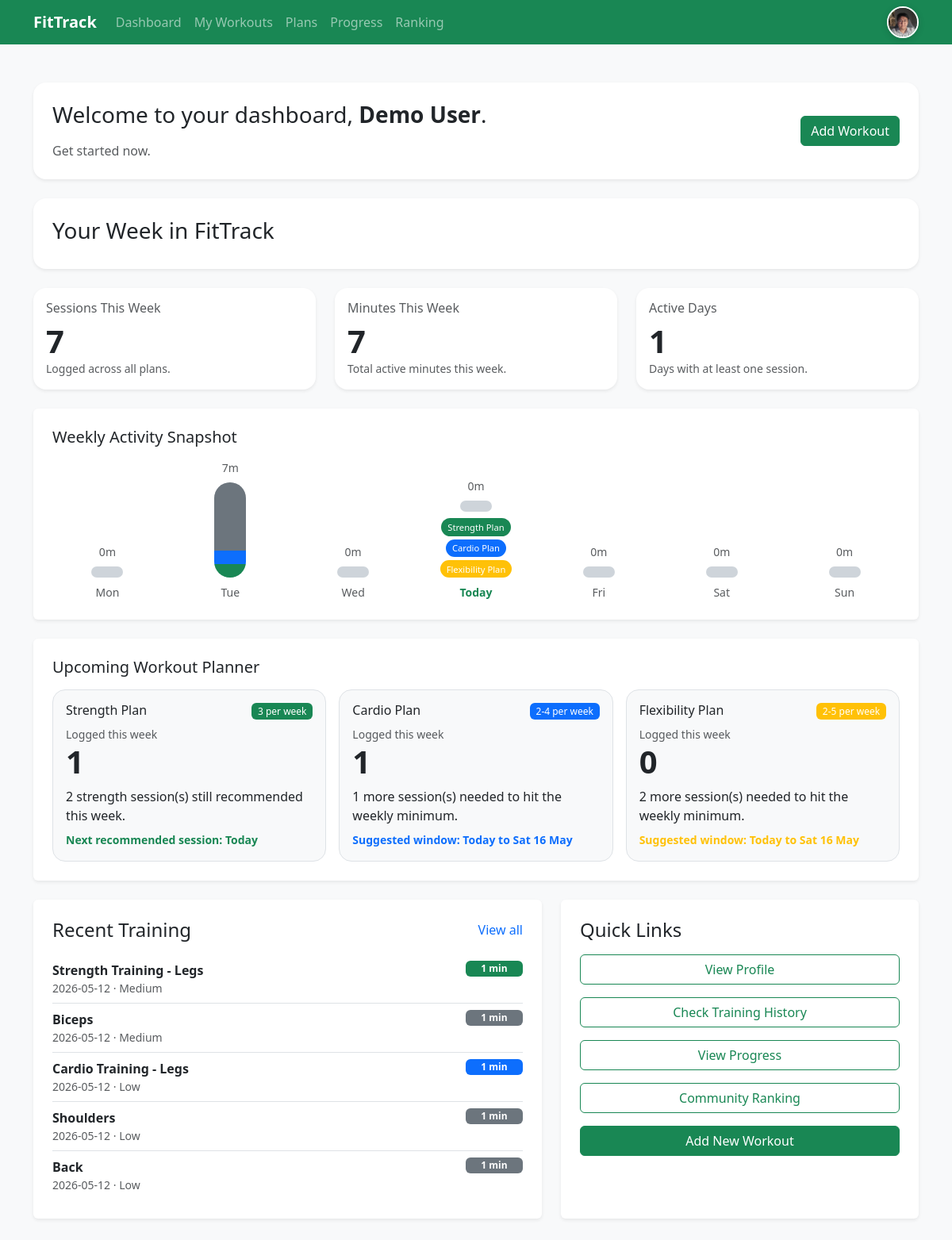
The app's page /dashboard (signed in) with its own data.
### app.py (models this page shows, shortened)
class User(db.Model):
    __tablename__ = "users"
    id = db.Column(db.Integer, primary_key=True)
    name = db.Column(db.String(100), nullable=False)
    email = db.Column(db.String(120), unique=True, nullable=False)
    password_hash = db.Column(db.String(255), nullable=False)
    goal = db.Column(db.String(200), nullable=True)
    member_since = db.Column(db.String(50), nullable=True)
    location = db.Column(db.String(100), nullable=True)
    avatar_filename = db.Column(db.String(255), nullable=True)
    workouts = db.relationship(
        "Workout",
        backref="owner",
        lazy=True,
        cascade="all, delete-orphan"
    )

class Workout(db.Model):
    __tablename__ = "workouts"
    id = db.Column(db.Integer, primary_key=True)
    date = db.Column(db.String(20), nullable=False)
    type = db.Column(db.String(50), nullable=False)
    duration = db.Column(db.Integer, nullable=False)
    intensity = db.Column(db.String(20), nullable=False)
    notes = db.Column(db.Text, nullable=True)
    started_at = db.Column(db.DateTime, nullable=True)
    finished_at = db.Column(db.DateTime, nullable=True)
    user_id = db.Column(db.Integer, db.ForeignKey("users.id"), nullable=False)
    sets = db.relationship(
        "WorkoutSet",
        backref="workout",
        lazy=True,
        cascade="all, delete-orphan"
    )

### app.py (the view)
@app.route("/dashboard")
def dashboard():
    if not is_logged_in():
        return redirect(url_for("login"))
    user = current_user()
    if user is None:
        session.clear()
        return redirect(url_for("login"))
    recent_workout_objects = (
        Workout.query
        .filter_by(user_id=user.id)
        .order_by(Workout.date.desc(), Workout.id.desc())
        .limit(5)
        .all()
    )
    recent_workouts = [workout_to_dict(workout) for workout in recent_workout_objects]
    weekly_summary = get_weekly_activity_summary(user)
    upcoming_plan_cards = get_upcoming_plan_cards(user)
    for day in weekly_summary["chart_days"]:
        day["recommendations"] = []
    for card in upcoming_plan_cards:
        idx = card.get("recommended_day_index")
        if idx is not None and 0 <= idx < len(weekly_summary["chart_days"]):
            weekly_summary["chart_days"][idx]["recommendations"].append({
                "label": card["label"],
                "theme": card["theme"],
            })
    return render_template(
        "dashboard.html",
        email=user.email,
        profile=user_to_profile_dict(user),
        recent_workouts=recent_workouts,
        weekly_summary=weekly_summary,
        upcoming_plan_cards=upcoming_plan_cards,
    )

### templates/dashboard.html (shortened to what this page needs)
<!doctype html>
<html lang="en">
<head>
    <link
        href="https://cdn.jsdelivr.net/npm/bootstrap@5.3.3/dist/css/bootstrap.min.css"
        rel="stylesheet"
    >
    <link
        rel="stylesheet"
        href="{{ url_for('static', filename='css/styles.css') }}"
    >
</head>
<body class="bg-light">
    <header>
        <nav class="navbar navbar-expand-lg navbar-dark bg-success">
            <div class="container">
                <a class="navbar-brand fw-bold" href="{{ url_for('home') }}">FitTrack</a>
                <div class="collapse navbar-collapse" id="appNav">
                    <ul class="navbar-nav me-auto align-items-lg-center">
                        <li class="nav-item">
                            <a class="nav-link" href="{{ url_for('dashboard') }}">Dashboard</a>
                        </li>
                        <li class="nav-item">
                            <a class="nav-link" href="{{ url_for('workouts') }}">My Workouts</a>
                        </li>
                        <li class="nav-item">
                            <a class="nav-link" href="{{ url_for('plans') }}">Plans</a>
                        </li>
                        <li class="nav-item">
                            <a class="nav-link" href="{{ url_for('progress') }}">Progress</a>
                        </li>
                        <li class="nav-item">
                            <a class="nav-link" href="{{ url_for('ranking') }}">Ranking</a>
                        </li>
                    </ul>
                    <div class="d-flex align-items-center mt-3 mt-lg-0">
                        <div class="dropdown">
                            <button
                                class="btn p-0 border-0 bg-transparent profile-dropdown-toggle"
                                type="button"
                                data-bs-toggle="dropdown"
                                aria-expanded="false"
                                aria-label="Open profile menu"
                            >
                                {% if nav_profile and nav_profile.avatar_filename %}
                                    <img
                                        src="{{ url_for('static', filename='uploads/' ~ nav_profile.avatar_filename) }}"
                                        alt="Profile"
                                        class="profile-icon"
                                    >
                                {% endif %}
                            </button>
                        </div>
                    </div>
                </div>
            </div>
        </nav>
    </header>
    <main class="py-5">
        <div class="container">
            <section class="mb-4">
                <div class="card shadow-sm border-0 hero-card">
                    <div class="card-body p-4">
                        <div class="row align-items-center g-3">
                            <div class="col-lg-8">
                                <h1 class="h3 mb-2">Welcome to your dashboard, <strong>{{ profile.name }}</strong>.</p> </h1>
                                <p class="mb-0 text-muted">Get started now.</p>
                            </div>
                            <div class="col-lg-4 text-lg-end">
                                <a href="{{ url_for('add_workout') }}" class="btn btn-success">Add Workout</a>
                            </div>
                        </div>
                    </div>
                </div>
            </section>
            <section class="mb-4">
                <div class="card shadow-sm border-0 hero-card">
                    <div class="card-body p-4">
                        <div class="row align-items-center g-3">
                            <div class="col-lg-8">
                                <h1 class="h3 mb-2">Your Week in FitTrack</h1>
                            </div>
                        </div>
                    </div>
                </div>
            </section>
            <section class="mb-4">
                <div class="row g-4">
                    <div class="col-md-4">
                        <div class="card shadow-sm border-0 h-100 dashboard-info-card">
                            <div class="card-body">
                                <h2 class="h6 text-muted mb-2">Sessions This Week</h2>
                                <div class="display-6 fw-bold">{{ weekly_summary.total_sessions }}</div>
                                <p class="mb-0 text-muted small">Logged across all plans.</p>
                            </div>
                        </div>
                    </div>
                    <div class="col-md-4">
                        <div class="card shadow-sm border-0 h-100 dashboard-info-card">
                            <div class="card-body">
                                <h2 class="h6 text-muted mb-2">Minutes This Week</h2>
                                <div class="display-6 fw-bold">{{ weekly_summary.total_minutes }}</div>
                                <p class="mb-0 text-muted small">Total active minutes this week.</p>
                            </div>
                        </div>
                    </div>
                    <div class="col-md-4">
                        <div class="card shadow-sm border-0 h-100 dashboard-info-card">
                            <div class="card-body">
                                <h2 class="h6 text-muted mb-2">Active Days</h2>
                                <div class="display-6 fw-bold">{{ weekly_summary.active_days }}</div>
                                <p class="mb-0 text-muted small">Days with at least one session.</p>
                            </div>
                        </div>
                    </div>
                </div>
            </section>
            <section class="mb-4">
                <div class="card shadow-sm border-0">
                    <div class="card-body p-4">
                        <h2 class="h5 mb-3">Weekly Activity Snapshot</h2>
                        <div class="weekly-bars">
                            {% for day in weekly_summary.chart_days %}
                                <div class="weekly-bar-col text-center">
                                    <div class="weekly-bar-value small text-muted mb-2">
                                        {{ day.total_minutes }}m
                                    </div>
                                    <div class="weekly-bar-track mx-auto" style="height: {{ day.bar_height }}px;">
                                        {% for segment in day.segments %}
                                            <div
                                                class="weekly-bar-segment {{ segment.class }}"
                                                style="height: {{ segment.percent }}%;"
                                            ></div>
                                        {% endfor %}
                                    </div>
                                    {% if day.recommendations %}
                                        <div class="weekly-rec-tags mt-2">
                                            {% for rec in day.recommendations %}
                                                <span class="weekly-rec-tag bg-{{ rec.theme }}">
                                                    {{ rec.label }}
                                                </span>
                                            {% endfor %}
                                        </div>
                                    {% endif %}
                                    <div class="small mt-2 {% if day.is_today %}text-success fw-semibold{% else %}text-muted{% endif %}">
                                        {{ day.label }}
                                    </div>
                                </div>
                            {% endfor %}
                        </div>
                    </div>
                </div>
            </section>
            <section class="mb-4">
                <div class="card shadow-sm border-0">
                    <div class="card-body p-4">
                        <h2 class="h5 mb-3">Upcoming Workout Planner</h2>
                        <div class="row g-3">
                            {% for card in upcoming_plan_cards %}
                                <div class="col-lg-4">
                                    <div class="border rounded-4 p-3 h-100 bg-light">
                                        <div class="d-flex justify-content-between align-items-start mb-2">
                                            <h3 class="h6 mb-0">{{ card.label }}</h3>
                                            <span class="badge bg-{{ card.theme }}">{{ card.range_text }}</span>
                                        </div>
                                        <div class="mb-2">
                                            <div class="small text-muted">Logged this week</div>
                                            <div class="display-6 fw-bold">{{ card.count_this_week }}</div>
                                        </div>
                                        <p class="mb-2">{{ card.message }}</p>
                                        <p class="mb-0 small fw-semibold text-{{ card.theme }}">
                                            {{ card.next_window }}
                                        </p>
                                    </div>
                                </div>
                            {% endfor %}
                        </div>
                    </div>
                </div>
            </section>
            <section class="mb-4">
                <div class="row g-4">
                    <div class="col-lg-7">
                        <div class="card shadow-sm border-0 h-100">
                            <div class="card-body p-4">
                                <div class="d-flex justify-content-between align-items-center mb-3">
                                    <h2 class="h4 mb-0">Recent Training</h2>
                                    <a href="{{ url_for('workouts') }}" class="text-decoration-none">View all</a>
                                </div>
                                <div class="list-group list-group-flush">
                                    {% for workout in recent_workouts %}
                                        <div class="list-group-item px-0">
                                            <div class="d-flex justify-content-between align-items-start flex-wrap gap-2">
                                                <div>
                                                    <div class="fw-semibold">{{ workout.type }}</div>
                                                    <div class="small text-muted">{{ workout.date }} · {{ workout.intensity }}</div>
                                                </div>
                                                <span class="badge bg-{{ workout.theme }} recent-workout-badge">
                                                    {{ workout.duration }} min
                                                </span>
                                            </div>
                                        </div>
                                    {% endfor %}
                                </div>
                            </div>
                        </div>
                    </div>
                    <div class="col-lg-5">
                        <div class="card shadow-sm border-0 h-100">
                            <div class="card-body p-4">
                                <h2 class="h4 mb-3">Quick Links</h2>
                                <div class="d-grid gap-3">
                                    <a href="{{ url_for('profile') }}" class="btn btn-outline-success">View Profile</a>
                                    <a href="{{ url_for('workouts') }}" class="btn btn-outline-success">Check Training History</a>
                                    <a href="{{ url_for('progress') }}" class="btn btn-outline-success">View Progress</a>
                                    <a href="{{ url_for('ranking') }}" class="btn btn-outline-success">Community Ranking</a>
                                    <a href="{{ url_for('add_workout') }}" class="btn btn-success">Add New Workout</a>
                                </div>
                            </div>
                        </div>
                    </div>
                </div>
            </section>
        </div>
    </main>
</body>
</html>

### records on screen
User: avatar_filename (picture), name "Demo User"
Workout: type "Strength Training - Legs", date "2026-05-12", intensity "Medium", duration "1"
Workout: type "Biceps", date "2026-05-12", intensity "Medium", duration "1"
Workout: type "Cardio Training - Legs", date "2026-05-12", intensity "Low", duration "1"
Workout: type "Shoulders", date "2026-05-12", intensity "Low", duration "1"
Workout: type "Back", date "2026-05-12", intensity "Low", duration "1"

### other values on screen
{{ weekly_summary.total_sessions }} "7"
{{ weekly_summary.total_minutes }} "7"
{{ weekly_summary.active_days }} "1"
{{ day.total_minutes }} "0" "7" "0" "0" "0" "0" "0"
{{ day.label }} "Mon" "Tue" "Wed" "Today" "Fri" "Sat" "Sun"
{{ rec.label }} "Strength Plan" "Cardio Plan" "Flexibility Plan"
{{ card.label }} "Strength Plan" "Cardio Plan" "Flexibility Plan"
{{ card.range_text }} "3 per week" "2-4 per week" "2-5 per week"
{{ card.count_this_week }} "1" "1" "0"
{{ card.message }} "2 strength session(s) still recommended this week." "1 more session(s) needed to hit the weekly minimum." "2 more session(s) needed to hit the weekly minimum."
{{ card.next_window }} "Next recommended session: Today" "Suggested window: Today to Sat 16 May" "Suggested window: Today to Sat 16 May"
